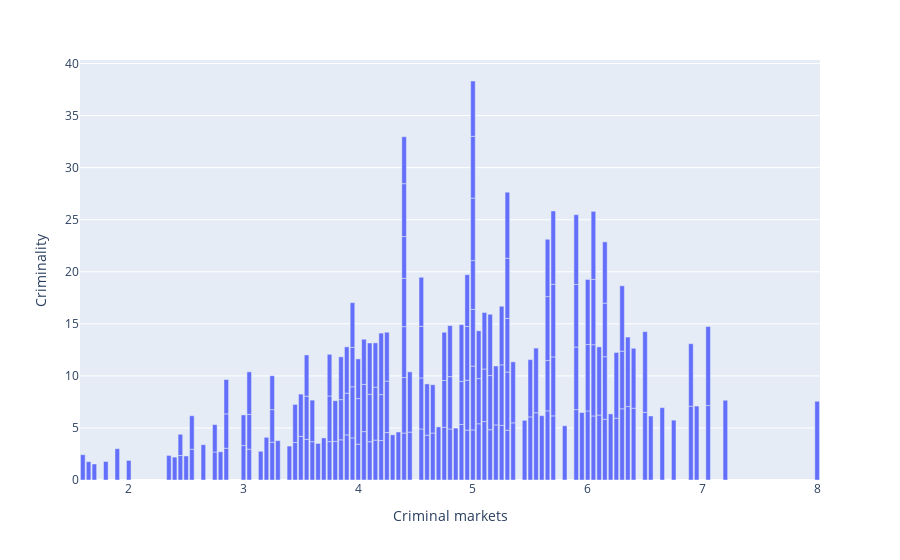

Notebook source saved alongside this figure:
### Code cell
# Create a bar chart
fig4 = px.bar(df, x='Criminal markets', y='Criminality')
fig4.show()

### Figure 1 — Plotly figure (JSON) as saved in the notebook; plotly's stock layout.template omitted (floating-point values rounded to 4 significant figures; data arrays with more than 128 entries replaced by an {"elided": "..."} marker saying what was removed)
{"data": [{"alignmentgroup": "True", "hovertemplate": "Criminal markets=%{x}<br>Criminality=%{y}<extra></extra>", "legendgroup": "", "marker": {"color": "#636efa", "pattern": {"shape": ""}}, "name": "", "offsetgroup": "", "orientation": "v", "showlegend": false, "textposition": "auto", "type": "bar", "x": {"elided": "193 float values"}, "xaxis": "x", "y": {"elided": "193 float values"}, "yaxis": "y"}], "layout": {"barmode": "relative", "legend": {"tracegroupgap": 0}, "margin": {"t": 60}, "xaxis": {"anchor": "y", "domain": [0, 1], "title": {"text": "Criminal markets"}}, "yaxis": {"anchor": "x", "domain": [0, 1], "title": {"text": "Criminality"}}}}
